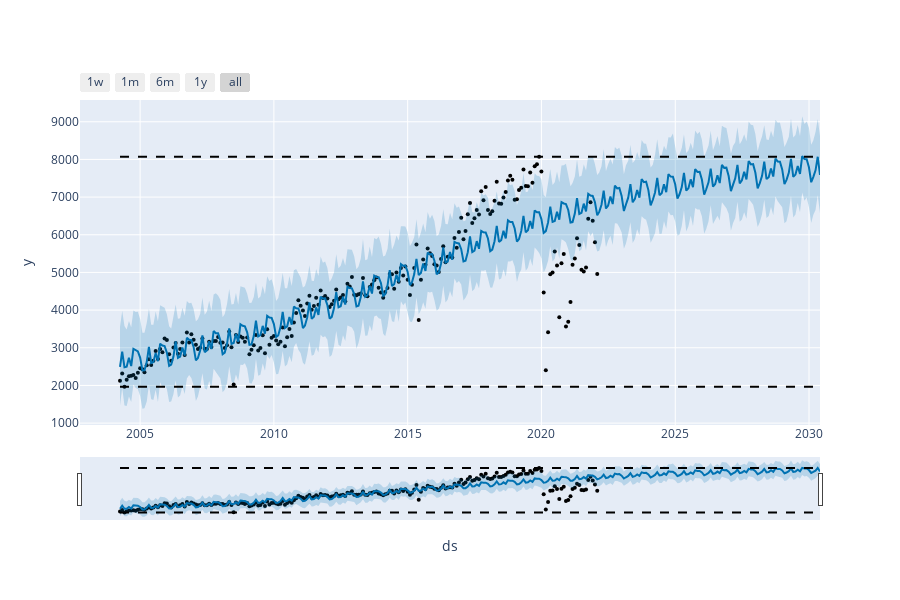
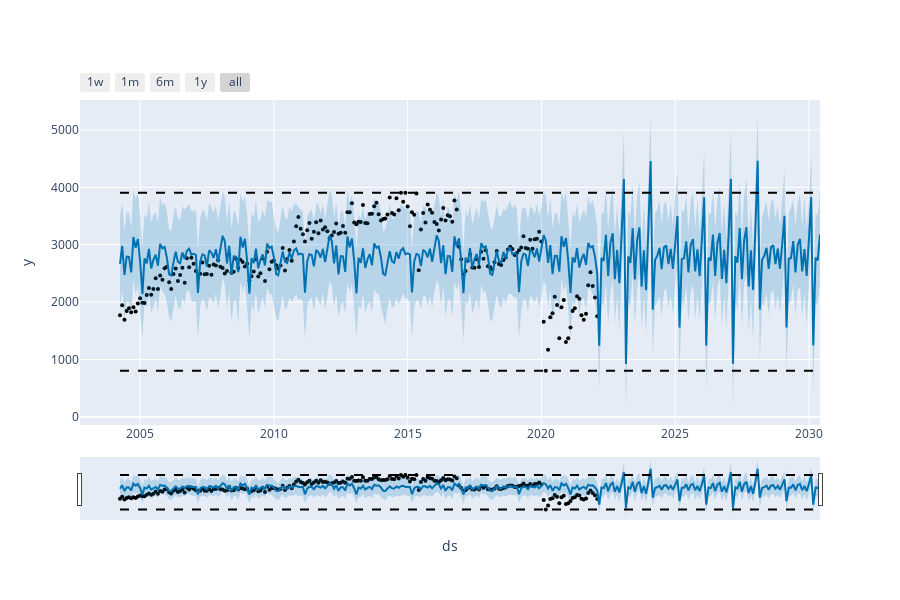
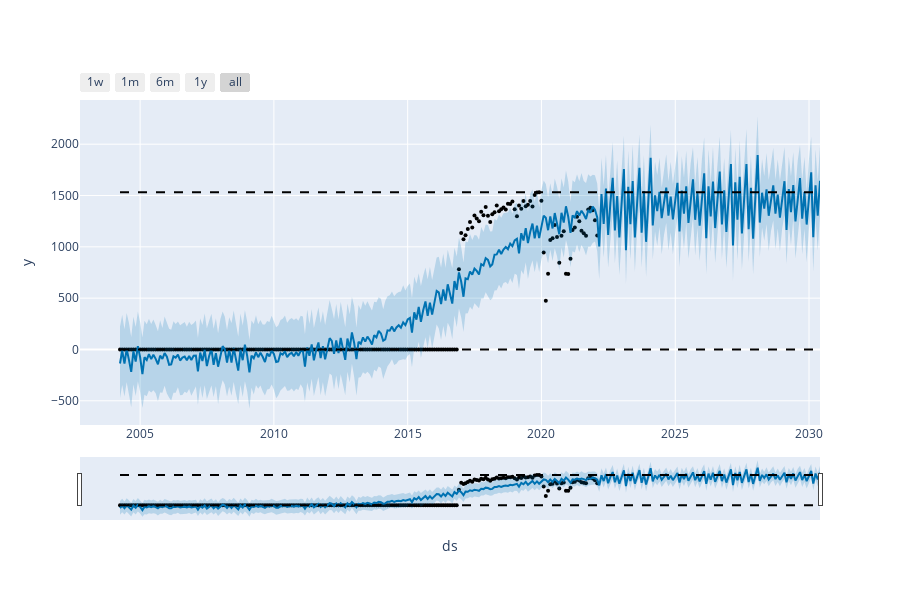
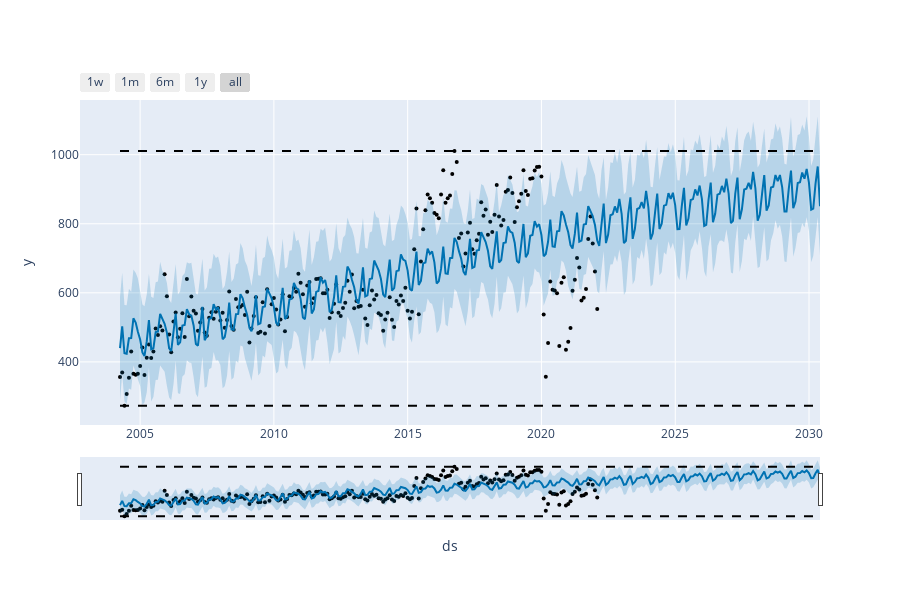

Here is the notebook cell these charts were saved with, in order:
### Code cell
for i in total_list:
    data = forecast1[['Time',i]]
    data.columns=['ds','y']
    cap = data['y'].max()
    flr = data['y'].min()
    data['cap'] = cap
    data['floor'] = flr
    model = Prophet(growth='logistic')
    model.fit(data)
    future_data = model.make_future_dataframe(periods=100, freq = 'M')
    future_data['cap'] = cap
    future_data['floor'] = flr
    #forecast the data for future data
    print(i+' Forecast')
    forecast_data = model.predict(future_data)   
    fig = plot_plotly(model,forecast_data)
    fig.show()

### Figure 1 — Plotly figure (JSON) as saved in the notebook; plotly's stock layout.template omitted (floating-point values rounded to 4 significant figures; data arrays with more than 128 entries replaced by an {"elided": "..."} marker saying what was removed)
{"data": [{"marker": {"color": "black", "size": 4}, "mode": "markers", "name": "Actual", "type": "scatter", "x": {"elided": "215 str values"}, "y": {"elided": "215 int values"}}, {"hoverinfo": "skip", "line": {"width": 0}, "mode": "lines", "type": "scatter", "x": {"elided": "315 str values"}, "y": {"elided": "315 float values"}}, {"fill": "tonexty", "fillcolor": "rgba(0, 114, 178, 0.2)", "line": {"color": "#0072B2", "width": 2}, "mode": "lines", "name": "Predicted", "type": "scatter", "x": {"elided": "315 str values"}, "y": {"elided": "315 float values"}}, {"fill": "tonexty", "fillcolor": "rgba(0, 114, 178, 0.2)", "hoverinfo": "skip", "line": {"width": 0}, "mode": "lines", "type": "scatter", "x": {"elided": "315 str values"}, "y": {"elided": "315 float values"}}, {"line": {"color": "black", "dash": "dash", "width": 2}, "mode": "lines", "name": "Cap", "type": "scatter", "x": {"elided": "315 str values"}, "y": {"elided": "315 int values"}}, {"line": {"color": "black", "dash": "dash", "width": 2}, "mode": "lines", "name": "Floor", "type": "scatter", "x": {"elided": "315 str values"}, "y": {"elided": "315 int values"}}], "layout": {"height": 600, "showlegend": false, "width": 900, "xaxis": {"rangeselector": {"buttons": [{"count": 7, "label": "1w", "step": "day", "stepmode": "backward"}, {"count": 1, "label": "1m", "step": "month", "stepmode": "backward"}, {"count": 6, "label": "6m", "step": "month", "stepmode": "backward"}, {"count": 1, "label": "1y", "step": "year", "stepmode": "backward"}, {"step": "all"}]}, "rangeslider": {"visible": true}, "title": {"text": "ds"}, "type": "date"}, "yaxis": {"title": {"text": "y"}}}}

### Figure 2 — Plotly figure (JSON) as saved in the notebook; plotly's stock layout.template omitted (floating-point values rounded to 4 significant figures; data arrays with more than 128 entries replaced by an {"elided": "..."} marker saying what was removed)
{"data": [{"marker": {"color": "black", "size": 4}, "mode": "markers", "name": "Actual", "type": "scatter", "x": {"elided": "215 str values"}, "y": {"elided": "215 int values"}}, {"hoverinfo": "skip", "line": {"width": 0}, "mode": "lines", "type": "scatter", "x": {"elided": "315 str values"}, "y": {"elided": "315 float values"}}, {"fill": "tonexty", "fillcolor": "rgba(0, 114, 178, 0.2)", "line": {"color": "#0072B2", "width": 2}, "mode": "lines", "name": "Predicted", "type": "scatter", "x": {"elided": "315 str values"}, "y": {"elided": "315 float values"}}, {"fill": "tonexty", "fillcolor": "rgba(0, 114, 178, 0.2)", "hoverinfo": "skip", "line": {"width": 0}, "mode": "lines", "type": "scatter", "x": {"elided": "315 str values"}, "y": {"elided": "315 float values"}}, {"line": {"color": "black", "dash": "dash", "width": 2}, "mode": "lines", "name": "Cap", "type": "scatter", "x": {"elided": "315 str values"}, "y": {"elided": "315 int values"}}, {"line": {"color": "black", "dash": "dash", "width": 2}, "mode": "lines", "name": "Floor", "type": "scatter", "x": {"elided": "315 str values"}, "y": {"elided": "315 int values"}}], "layout": {"height": 600, "showlegend": false, "width": 900, "xaxis": {"rangeselector": {"buttons": [{"count": 7, "label": "1w", "step": "day", "stepmode": "backward"}, {"count": 1, "label": "1m", "step": "month", "stepmode": "backward"}, {"count": 6, "label": "6m", "step": "month", "stepmode": "backward"}, {"count": 1, "label": "1y", "step": "year", "stepmode": "backward"}, {"step": "all"}]}, "rangeslider": {"visible": true}, "title": {"text": "ds"}, "type": "date"}, "yaxis": {"title": {"text": "y"}}}}

### Figure 3 — Plotly figure (JSON) as saved in the notebook; plotly's stock layout.template omitted (floating-point values rounded to 4 significant figures; data arrays with more than 128 entries replaced by an {"elided": "..."} marker saying what was removed)
{"data": [{"marker": {"color": "black", "size": 4}, "mode": "markers", "name": "Actual", "type": "scatter", "x": {"elided": "215 str values"}, "y": {"elided": "215 int values"}}, {"hoverinfo": "skip", "line": {"width": 0}, "mode": "lines", "type": "scatter", "x": {"elided": "315 str values"}, "y": {"elided": "315 float values"}}, {"fill": "tonexty", "fillcolor": "rgba(0, 114, 178, 0.2)", "line": {"color": "#0072B2", "width": 2}, "mode": "lines", "name": "Predicted", "type": "scatter", "x": {"elided": "315 str values"}, "y": {"elided": "315 float values"}}, {"fill": "tonexty", "fillcolor": "rgba(0, 114, 178, 0.2)", "hoverinfo": "skip", "line": {"width": 0}, "mode": "lines", "type": "scatter", "x": {"elided": "315 str values"}, "y": {"elided": "315 float values"}}, {"line": {"color": "black", "dash": "dash", "width": 2}, "mode": "lines", "name": "Cap", "type": "scatter", "x": {"elided": "315 str values"}, "y": {"elided": "315 int values"}}, {"line": {"color": "black", "dash": "dash", "width": 2}, "mode": "lines", "name": "Floor", "type": "scatter", "x": {"elided": "315 str values"}, "y": {"elided": "315 int values"}}], "layout": {"height": 600, "showlegend": false, "width": 900, "xaxis": {"rangeselector": {"buttons": [{"count": 7, "label": "1w", "step": "day", "stepmode": "backward"}, {"count": 1, "label": "1m", "step": "month", "stepmode": "backward"}, {"count": 6, "label": "6m", "step": "month", "stepmode": "backward"}, {"count": 1, "label": "1y", "step": "year", "stepmode": "backward"}, {"step": "all"}]}, "rangeslider": {"visible": true}, "title": {"text": "ds"}, "type": "date"}, "yaxis": {"title": {"text": "y"}}}}

### Figure 4 — Plotly figure (JSON) as saved in the notebook; plotly's stock layout.template omitted (floating-point values rounded to 4 significant figures; data arrays with more than 128 entries replaced by an {"elided": "..."} marker saying what was removed)
{"data": [{"marker": {"color": "black", "size": 4}, "mode": "markers", "name": "Actual", "type": "scatter", "x": {"elided": "215 str values"}, "y": {"elided": "215 int values"}}, {"hoverinfo": "skip", "line": {"width": 0}, "mode": "lines", "type": "scatter", "x": {"elided": "315 str values"}, "y": {"elided": "315 float values"}}, {"fill": "tonexty", "fillcolor": "rgba(0, 114, 178, 0.2)", "line": {"color": "#0072B2", "width": 2}, "mode": "lines", "name": "Predicted", "type": "scatter", "x": {"elided": "315 str values"}, "y": {"elided": "315 float values"}}, {"fill": "tonexty", "fillcolor": "rgba(0, 114, 178, 0.2)", "hoverinfo": "skip", "line": {"width": 0}, "mode": "lines", "type": "scatter", "x": {"elided": "315 str values"}, "y": {"elided": "315 float values"}}, {"line": {"color": "black", "dash": "dash", "width": 2}, "mode": "lines", "name": "Cap", "type": "scatter", "x": {"elided": "315 str values"}, "y": {"elided": "315 int values"}}, {"line": {"color": "black", "dash": "dash", "width": 2}, "mode": "lines", "name": "Floor", "type": "scatter", "x": {"elided": "315 str values"}, "y": {"elided": "315 int values"}}], "layout": {"height": 600, "showlegend": false, "width": 900, "xaxis": {"rangeselector": {"buttons": [{"count": 7, "label": "1w", "step": "day", "stepmode": "backward"}, {"count": 1, "label": "1m", "step": "month", "stepmode": "backward"}, {"count": 6, "label": "6m", "step": "month", "stepmode": "backward"}, {"count": 1, "label": "1y", "step": "year", "stepmode": "backward"}, {"step": "all"}]}, "rangeslider": {"visible": true}, "title": {"text": "ds"}, "type": "date"}, "yaxis": {"title": {"text": "y"}}}}
